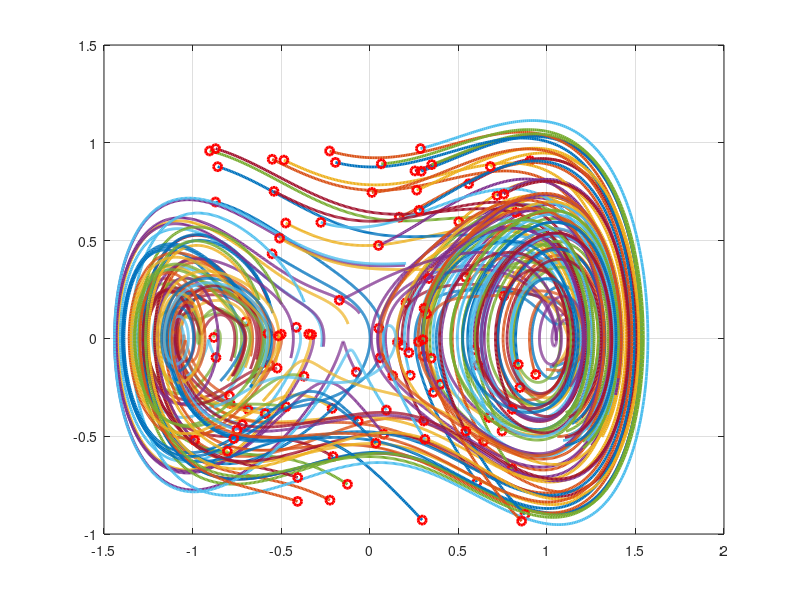

This figure's MATLAB source: (Note: this script raises an error after producing the figure.)
clear,clc, close all
set(0,'DefaultLineLineWidth',2)
set(0, 'defaultfigurecolor', [1 1 1])
% Simulate Lorenz system
dt=0.01; T=8; t=0:dt:T;
b=0.3; sig=10; r=28; a=0.35; w=1;

% Corrected: This is a 2D system, not 3D
Lorenz = @(t,x)([ x(2)      ; ...
                  x(1)-(x(1)^3)-(a*x(2))+(b*cos(w*t))]);              
ode_options = odeset('RelTol',1e-10, 'AbsTol',1e-11);

input=[]; output=[];
for j=1:100  % training trajectories
    % Corrected: Generate 2D initial conditions instead of 3D
    x0=2*(rand(2,1)-0.5);
    [t,y] = ode45(Lorenz,t,x0);
    input=[input; y(1:end-1,:)];
    output=[output; y(2:end,:)];
    % Corrected: Plot 2D trajectory instead of 3D
    plot(y(:,1),y(:,2)), hold on
    plot(x0(1),x0(2),'ro')
end
grid on

%%
net = feedforwardnet([5 5 5]);
net.layers{1}.transferFcn = 'tansig';
net.layers{2}.transferFcn = 'tansig';
net.layers{3}.transferFcn = 'purelin';
net = train(net,input.',output.');

%%
figure(2)
% Corrected: Generate 2D initial conditions
x0=1*(rand(2,1)-0.5);
[t,y] = ode45(Lorenz,t,x0);
% Corrected: Plot 2D trajectory
plot(y(:,1),y(:,2)), hold on
plot(x0(1),x0(2),'ro','Linewidth',[2])
grid on

ynn(1,:)=x0;
for jj=2:length(t)
    y0=net(x0);
    ynn(jj,:)=y0.'; x0=y0;
end
% Corrected: Plot 2D trajectory
plot(ynn(:,1),ynn(:,2),':','Linewidth',[2])

figure(3)
subplot(3,2,1), plot(t,y(:,1),t,ynn(:,1),'Linewidth',[2])
subplot(3,2,3), plot(t,y(:,2),t,ynn(:,2),'Linewidth',[2])
% Removed subplot(3,2,5) since we only have 2 variables

figure(2)
% Corrected: Generate 2D initial conditions
x0=1*(rand(2,1)-0.5);
[t,y] = ode45(Lorenz,t,x0);
% Corrected: Plot 2D trajectory
plot(y(:,1),y(:,2)), hold on
plot(x0(1),x0(2),'ro','Linewidth',[2])
grid on

ynn(1,:)=x0;
for jj=2:length(t)
    y0=net(x0);
    ynn(jj,:)=y0.'; x0=y0;
end
% Corrected: Plot 2D trajectory
plot(ynn(:,1),ynn(:,2),':','Linewidth',[2])

figure(3)
subplot(3,2,2), plot(t,y(:,1),t,ynn(:,1),'Linewidth',[2])
subplot(3,2,4), plot(t,y(:,2),t,ynn(:,2),'Linewidth',[2])
% Removed subplot(3,2,6) since we only have 2 variables

%%
figure(3)
subplot(3,2,1), set(gca,'Fontsize',[15],'Xlim',[0 8])
subplot(3,2,2), set(gca,'Fontsize',[15],'Xlim',[0 8])
subplot(3,2,3), set(gca,'Fontsize',[15],'Xlim',[0 8])
subplot(3,2,4), set(gca,'Fontsize',[15],'Xlim',[0 8])
legend('Lorenz','NN')